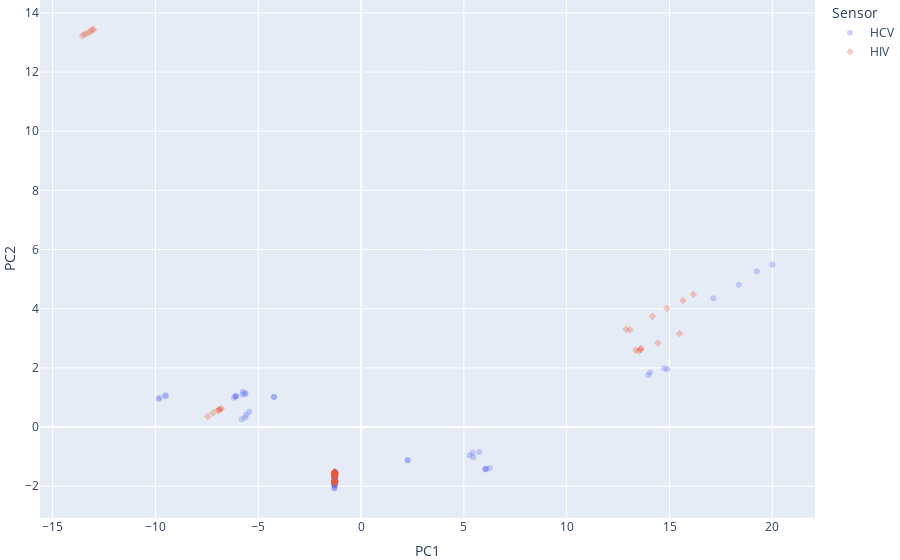

This figure's notebook cell:
### Code cell
# 4.1 Customize 3D Scatter Plot

fig = px.scatter(df_scores, x='PC1', y='PC2', color='Sensor', symbol='Sensor', opacity=0.3)

# tight layout
fig.update_layout(margin=dict(l=0, r=0, b=0, t=0)) # left, right, bottom, top with zero margin

fig.show()

# https://plotly.com/python/templates/
# fig.update_layout(template='plotly_white')
# plotly, plotly_white, plotly_dark, ggplot2, seaborn, simple_white, none
